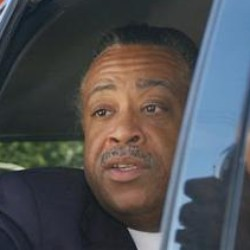
#> input picture Python data/face_recognition/face/Al_Sharpton/Al_Sharpton_0001.jpg, 250 x 250 px; its folder holds only this picture in this run
$ python training1.py
#> lines starting #> are read from the running program, lines starting #| are printed output that depends on the picture
from sklearn.model_selection import train_test_split
from sklearn.decomposition import PCA
from sklearn.neighbors import KNeighborsClassifier
from sklearn.metrics import accuracy_score
from joblib import dump
import numpy as np
import cv2
import os

def load_data_and_labels(image_folder):
#> called with image_folder = 'face'
    images = []
    labels = []
    label_names = {}
    label_mapping = {}
    label_index = 0
    # 遍历文件夹中的每个人
    for person_name in os.listdir(image_folder):
        person_folder = os.path.join(image_folder, person_name)
        if not os.path.isdir(person_folder):
            continue  # 跳过非目录文件
        # 更新标签映射
        label_mapping[person_name] = label_index
        for image_name in os.listdir(person_folder):
            image_path = os.path.join(person_folder, image_name)
            image = cv2.imread(image_path, cv2.IMREAD_GRAYSCALE)
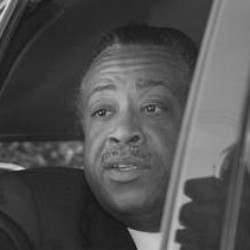
#> image: shape (250, 250); min 18, max 213, mean 79.8
            if image is not None:
                images.append(image.flatten())
                labels.append(label_index)
        label_names[label_index] = person_name
        label_index += 1
#> pass 2 of the loop in load_data_and_labels, `for person_name in os.listdir(image_folder):`:
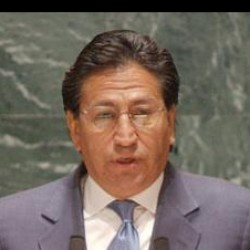
#> input picture Python data/face_recognition/face/Alejandro_Toledo/Alejandro_Toledo_0001.jpg, 250 x 250 px
#> in load_data_and_labels, `image = cv2.imread(image_path, cv2.IMREAD_GRAYSCALE)`:
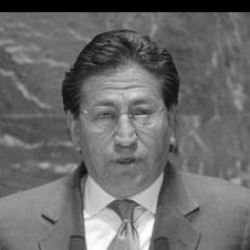
#> image: shape (250, 250); min 0, max 255, mean 106.6
    return np.array(images), np.array(labels), label_names

# 调整路径以指向新的图片存放位置
image_folder = 'face'
X, y, label_names = load_data_and_labels(image_folder)

# 分割数据集
X_train, X_test, y_train, y_test = train_test_split(X, y, test_size=0.2, random_state=42)

# 使用找到的最佳参数
pca = PCA(n_components=41, whiten=True, random_state=42)
#> (the run stopped early here; a loop or call above may not have finished)
